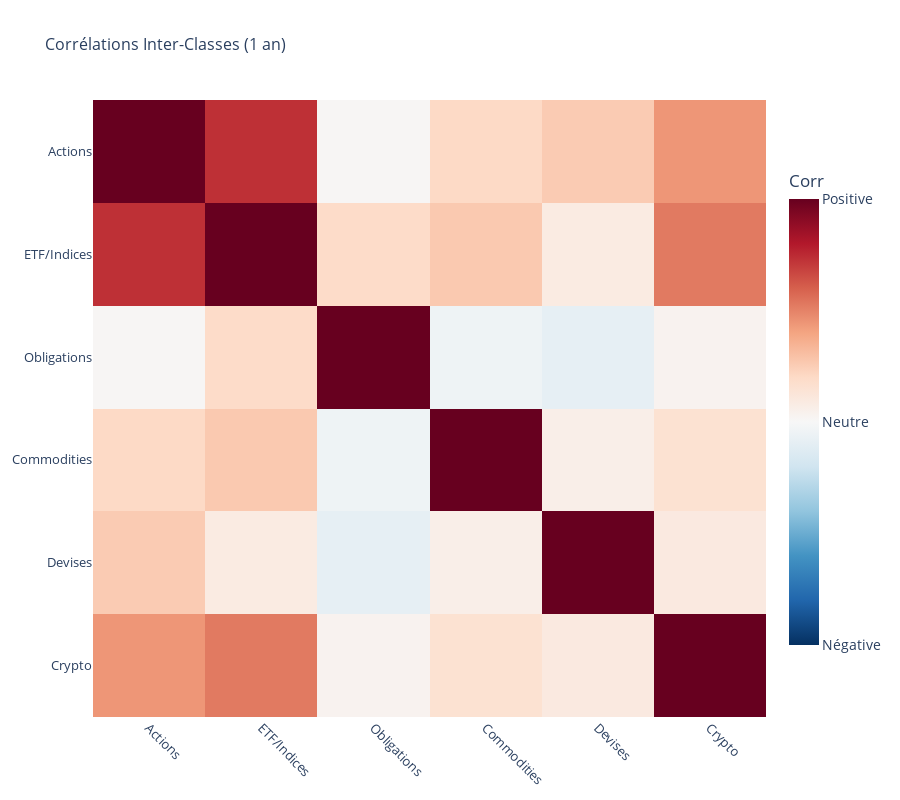

Write notebook code for a chart like this one.
### Markdown cell above
The objective is to analyse the correlation between the differetns classes of assets to have a good qualtitative analysis on what diversification represents

### Code cell
# Définir groupes (basé sur tes tickers)
groupes = {
    "Actions" : [
    'LVMH_France',
    'SAP_Germany',
    'ASML_Netherlands',
    'Nestle_Switzerland',
    'Vodafone_UK',
    'Santander_Spain',
    'ENI_Italy',
    
    # Actions Amérique
    'Apple_US',
    'Tesla_US',
    'JPMorgan_US',
    'Vale_Brazil',
    'TD_Bank_Canada',

    
    # Actions Asie
    'Toyota_Japan',
    'Alibaba_China',
    'Samsung_Korea',
    'Tencent_HongKong',
    'Reliance_India'],
    
    # ETF et Indices Europe
    "ETF/Indices" : [
    'ETF_Europe600',
 
   'ETF_FTSE_Europe',
    'Index_EuroStoxx50',
    
    # ETF et Indices Amérique
    'ETF_SP500',
    'ETF_Nasdaq100',
    'ETF_Brazil',
    
    # ETF et Indices Asie
    'ETF_Japan',
    'ETF_China',
    'Index_Nikkei225',
    'Index_HangSeng'],
    
    # Obligations
    "Obligations" : [
    'Bond_US_Aggregate',
    'Bond_Treasury_20Y',
    'Bond_InvestmentGrade',
    'Bond_HighYield',
    'Bond_EmergingMarkets'],
    
    # Matières premières

    "Commodities" : [
    'Gold_Futures',
    'Silver_Futures',
    'Oil_WTI',
    'NaturalGas_Futures',
    'Copper_Futures'],
    
    # Devises
    "Devises" : [
    'FX_EUR_USD',
    'FX_GBP_USD',
    'FX_USD_JPY',
    'FX_AUD_USD',
    'FX_USD_CNY'],
    
    # Cryptomonnaies
    "Crypto" : [
    'Bitcoin',
    'Ethereum',
    'Binance',
    'Cardano',
    'Solana']
}


# Corrélations entre groupes (échantillon récent)
recent_returns = log_returns.iloc[-252:]  # 1 an
group_returns = pd.DataFrame(index=recent_returns.index)
for g_name, g_tickers in groupes.items():
    valid_tickers = [t for t in g_tickers if t in log_returns.columns]
    group_returns[g_name] = log_returns[valid_tickers].mean(axis=1)

corr_matrix = group_returns.corr()
fig = px.imshow(
    corr_matrix,
    title="Corrélations Inter-Classes (1 an)",
    color_continuous_scale="RdBu_r",
    zmin=-1, zmax=1,
    aspect="square",  # Carré parfait
    labels=dict(color="Corrélation")
)

# ZOOM & TYPO PERSONNALISÉS
fig.update_layout(
    height=800,  # +200px hauteur (6-7 groupes)
    width=900,   # Largeur adaptée
    font=dict(size=14),  # Texte +grand
    title_font_size=16
)

# Labels axes lisibles
fig.update_xaxes(tickangle=45, tickfont=dict(size=13))
fig.update_yaxes(tickfont=dict(size=13))

# Colorbar affinée
fig.update_layout(coloraxis_colorbar=dict(
    thickness=30,      # +large
    len=0.8,           # Longueur
    title="Corr",      # Court
    ,
    tickvals=[-1, 0, 1],
    ticktext=["Négative", "Neutre", "Positive"]
))

fig.show()

### Figure 1 — Plotly figure (JSON) as saved in the notebook; plotly's stock layout.template omitted (floating-point values rounded to 4 significant figures)
{"data": [{"coloraxis": "coloraxis", "hovertemplate": "x: %{x}<br>y: %{y}<br>Corrélation: %{z}<extra></extra>", "name": "0", "type": "heatmap", "x": ["Actions", "ETF/Indices", "Obligations", "Commodities", "Devises", "Crypto"], "xaxis": "x", "y": ["Actions", "ETF/Indices", "Obligations", "Commodities", "Devises", "Crypto"], "yaxis": "y", "z": [[1.0, 0.7326, 0.01222, 0.2024, 0.2583, 0.4421], [0.7326, 1.0, 0.1936, 0.2656, 0.08868, 0.5247], [0.01222, 0.1936, 1.0, -0.0481, -0.08876, 0.03239], [0.2024, 0.2656, -0.0481, 1.0, 0.06429, 0.1525], [0.2583, 0.08868, -0.08876, 0.06429, 1.0, 0.09731], [0.4421, 0.5247, 0.03239, 0.1525, 0.09731, 1.0]]}], "layout": {"coloraxis": {"cmax": 1, "cmin": -1, "colorbar": {"len": 0.8, "thickness": 30, "ticktext": ["Négative", "Neutre", "Positive"], "tickvals": [-1, 0, 1], "title": {"text": "Corr"}}, "colorscale": [[0, "rgb(5,48,97)"], [0.1, "rgb(33,102,172)"], [0.2, "rgb(67,147,195)"], [0.3, "rgb(146,197,222)"], [0.4, "rgb(209,229,240)"], [0.5, "rgb(247,247,247)"], [0.6, "rgb(253,219,199)"], [0.7, "rgb(244,165,130)"], [0.8, "rgb(214,96,77)"], [0.9, "rgb(178,24,43)"], [1, "rgb(103,0,31)"]]}, "font": {"size": 14}, "height": 800, "title": {"font": {"size": 16}, "text": "Corrélations Inter-Classes (1 an)"}, "width": 900, "xaxis": {"anchor": "y", "domain": [0, 1], "tickangle": 45, "tickfont": {"size": 13}}, "yaxis": {"anchor": "x", "autorange": "reversed", "domain": [0, 1], "tickfont": {"size": 13}}}}
